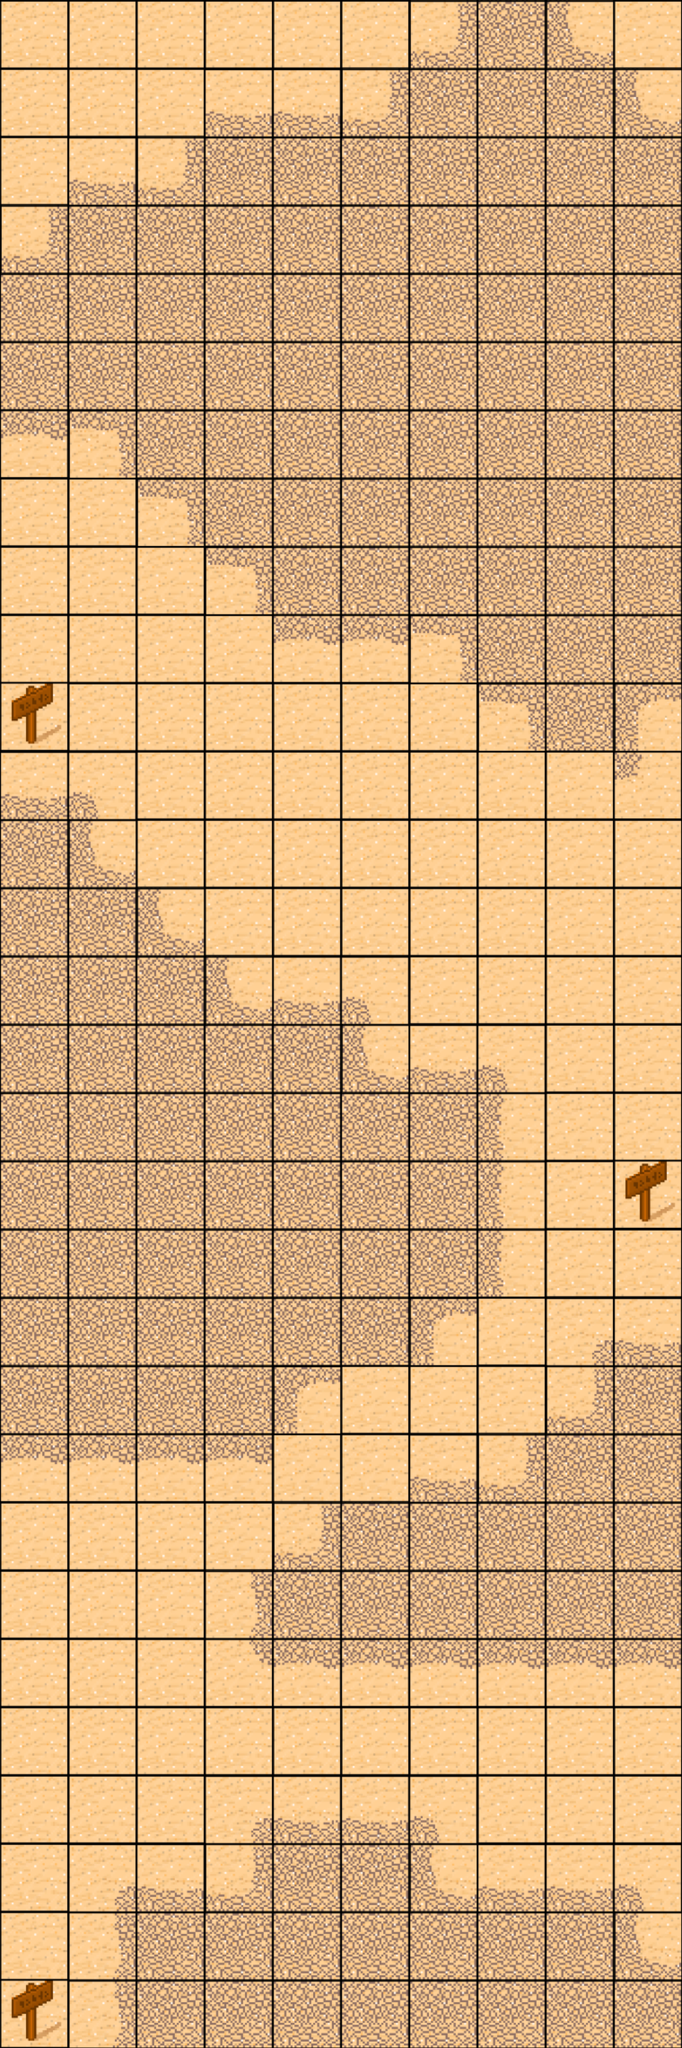

This game map was drawn from its Tiled (.tmx) file and the tilesets committed beside it. A one-line description and the trimmed map source follow:
An orthogonal 10x30 tile map with 76x76 px tiles, 1 tile layer (块层 1).

<map version="1.0" orientation="orthogonal" width="10" height="30" tilewidth="76" tileheight="76">
 <tileset firstgid="1" name="dest" tilewidth="76" tileheight="76">
  <image source="dest.png" width="609" height="457" />
 </tileset>
 <layer name="块层 1" width="10" height="30">
  <data>[300 cells, 300 non-empty, 15 distinct tile ids]</data>
 </layer>
</map>